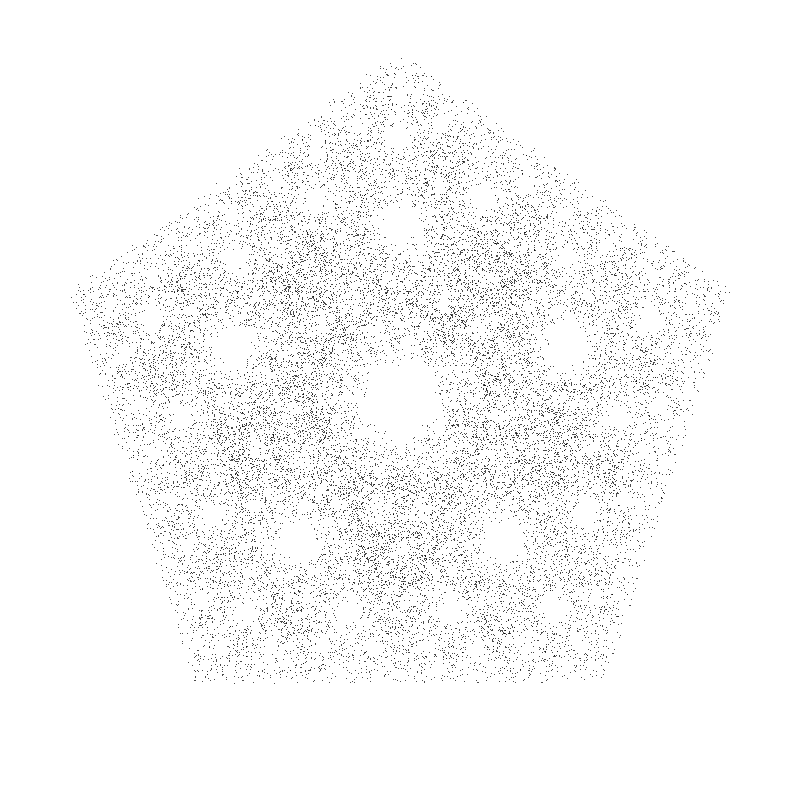
Frame 1 (no input)
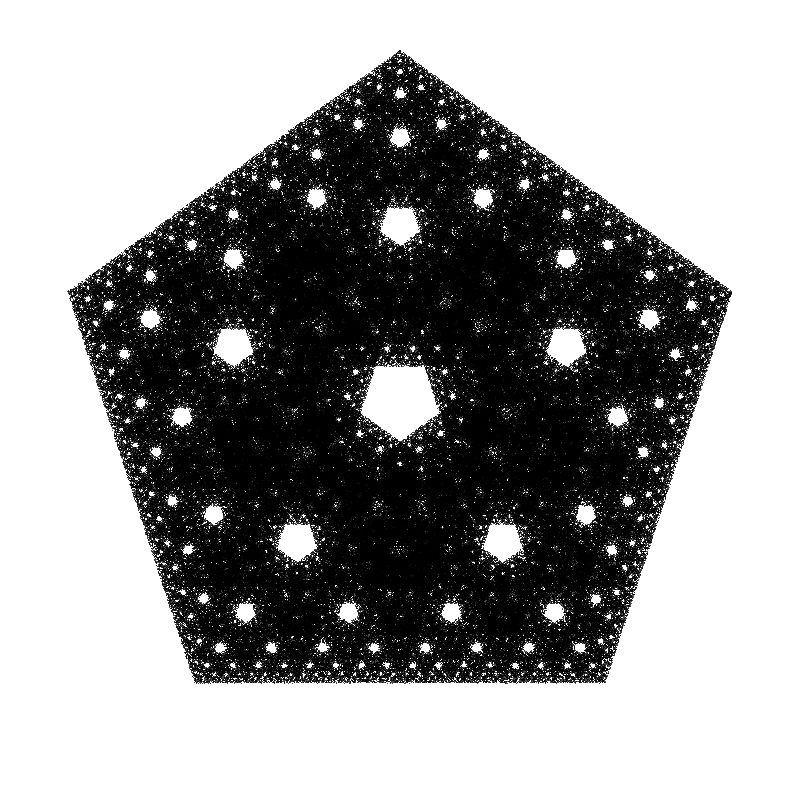
Frame 60 (the mouse pressed at the canvas centre just before this capture)
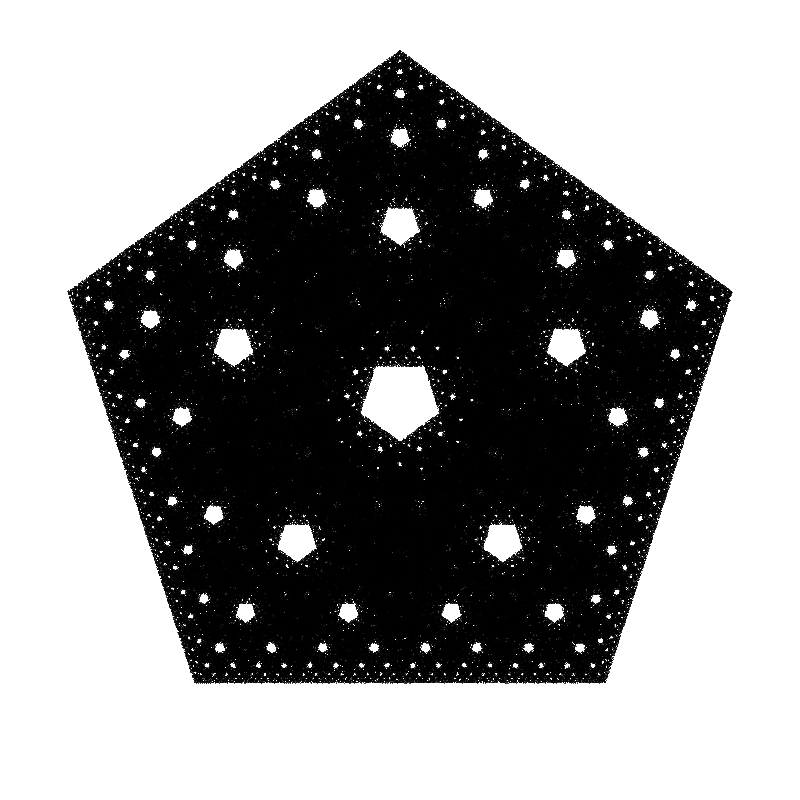
Frame 120 (the mouse held since frame 60 and released just before this capture)

The Processing sketch that drew these frames (run headless with seeded random() and noise(); from frame 60 on, the mouse is pressed at the canvas centre):

// Processing sketch: sierpinski_polygon
// ── sierpinski_polygon.pde
PVector[] vertices;
PVector point;

int n_sides = 5;

void setup() {
  size(800, 800); 
  
  vertices = new PVector[n_sides];
  for(int i = 0; i < n_sides; i++) {
    vertices[i] = new PVector(cos(2 * PI * i / n_sides) * 350, sin(2 * PI * i / n_sides) * 350);
  }
  
  point = vertices[0];
  background(255);
}

void draw(){
  
  translate(width/2, height/2);
  rotate(-PI / 2);
 
  loadPixels();
  
  for(int i = 0; i < 25000; i++) {
    int n = (int) random(n_sides);
    point = PVector.lerp(point, vertices[n], 0.5);
    point(point.x, point.y);
    int x = (int) point.x;
    int y = (int) point.y;
    
    if(y * width + x > 0) pixels[y * width + x] = 0;
  }
}
